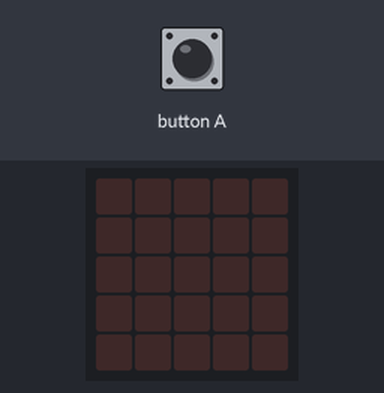
The program below on a simulated BBC micro:bit (MakeCode). On the bench: the board's 5×5 LED display. The inputs (shaded band) are chosen by the test bench.

Above: at 1.2 s.
1.3 s: button A pressed for 0.15 s
At 1.57 s:
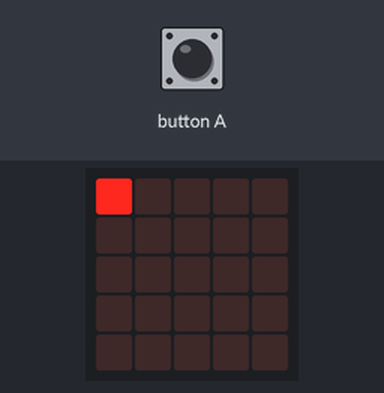
4.3 s: button A pressed for 0.15 s
At 5.07 s:
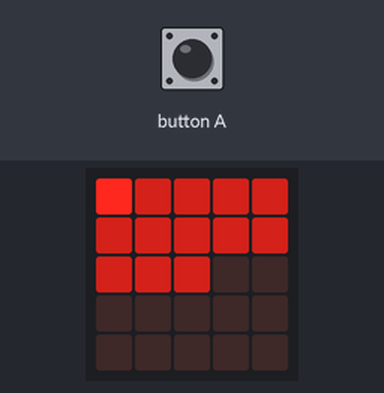
7.3 s: button A pressed for 0.15 s
At 8.57 s:
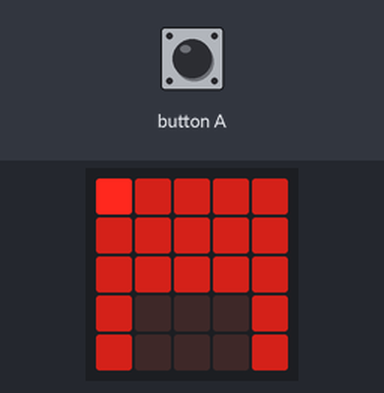
10.3 s: button A pressed for 0.15 s
At 15.7 s:
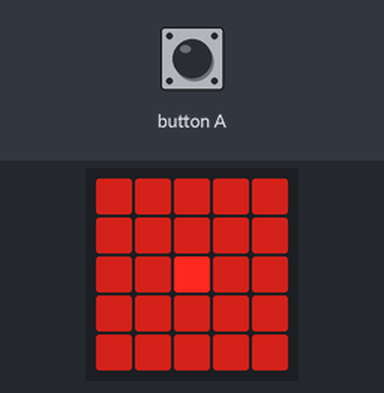
Timing chart, 0 to 17.2 s (numbered marks = the images above; inputs shaded):
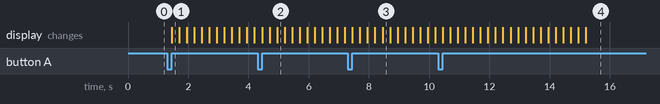

The program:

main.ts
```typescript
input.onButtonPressed(Button.A, function () {
    turtle.setPosition(0, 0)
    turtle.turnRight()
    turtle.forward(4)
    turtle.turnRight()
    turtle.forward(1)
    turtle.turnRight()
    turtle.forward(4)
    turtle.turnLeft()
    turtle.forward(1)
    turtle.turnLeft()
    turtle.forward(3)
})
```

test.ts
```typescript
// aquí va el archivo "tests"; esto no se compilará cuando este paquete se utilice como una extensión.
```

Measured:
- after the input at 1.3 s, the display: changes after 0.15 s (image 1)
